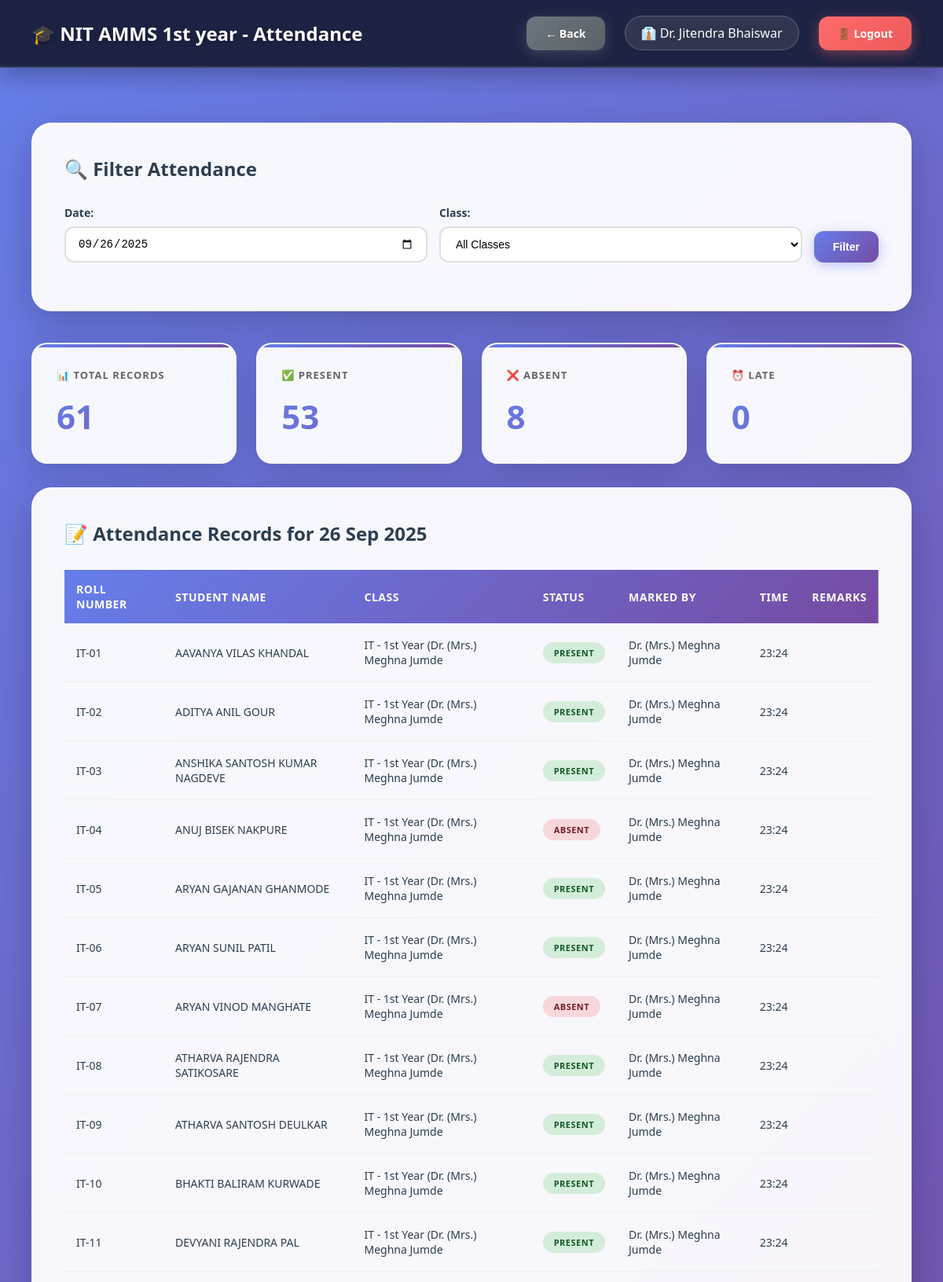
Page /hod/view_department_attendance.php?date=2025-09-26 (signed in, upper part) on the committed database.
### tables this page shows
CREATE TABLE `departments` (
  `id` int(11) NOT NULL,
  `dept_name` varchar(100) NOT NULL,
  `dept_code` varchar(20) NOT NULL,
  `hod_id` int(11) DEFAULT NULL,
  `created_at` timestamp NOT NULL DEFAULT current_timestamp()
);

CREATE TABLE `users` (
  `id` int(11) NOT NULL,
  `username` varchar(50) NOT NULL,
  `password` varchar(255) NOT NULL,
  `full_name` varchar(100) NOT NULL,
  `email` varchar(100) NOT NULL,
  `phone` varchar(15) DEFAULT NULL,
  `photo` varchar(255) DEFAULT NULL,
  `role` enum('admin','hod','teacher') NOT NULL,
  `department_id` int(11) DEFAULT NULL,
  `is_active` tinyint(1) DEFAULT 1,
  `created_at` timestamp NOT NULL DEFAULT current_timestamp()
);

CREATE TABLE `student_attendance` (
  `id` int(11) NOT NULL,
  `student_id` int(11) NOT NULL,
  `class_id` int(11) NOT NULL,
  `attendance_date` date NOT NULL,
  `status` enum('present','absent','late') NOT NULL,
  `remarks` text DEFAULT NULL,
  `marked_by` int(11) NOT NULL,
  `marked_at` timestamp NOT NULL DEFAULT current_timestamp()
);

CREATE TABLE `students` (
  `id` int(11) NOT NULL,
  `roll_number` varchar(50) NOT NULL,
  `full_name` varchar(100) NOT NULL,
  `email` varchar(100) NOT NULL,
  `phone` varchar(15) DEFAULT NULL,
  `photo` varchar(255) DEFAULT NULL,
  `password` varchar(255) NOT NULL,
  `department_id` int(11) NOT NULL,
  `class_id` int(11) NOT NULL,
  `year` int(11) NOT NULL,
  `semester` int(11) NOT NULL,
  `admission_year` varchar(10) DEFAULT NULL,
  `is_active` tinyint(1) DEFAULT 1,
  `created_at` timestamp NOT NULL DEFAULT current_timestamp()
);

CREATE TABLE `classes` (
  `id` int(11) NOT NULL,
  `class_name` varchar(100) NOT NULL,
  `department_id` int(11) NOT NULL,
  `year` int(11) NOT NULL,
  `section` varchar(10) NOT NULL,
  `teacher_id` int(11) NOT NULL,
  `semester` int(11) NOT NULL,
  `academic_year` varchar(20) NOT NULL,
  `created_at` timestamp NOT NULL DEFAULT current_timestamp()
);

### db.php (called while the page is built, shortened)
<?php
$conn = new mysqli(DB_HOST, DB_USER, DB_PASS, DB_NAME);
$conn->set_charset("utf8mb4");
$conn->query("SET time_zone = '+05:30'");
function isLoggedIn() {
    return isset($_SESSION['user_id']) && isset($_SESSION['role']);
}
function getCurrentUser() {
    global $conn;
    $user_id = $_SESSION['user_id'];
    $role = $_SESSION['role'];
    if ($role === 'student') {
        $query = "SELECT * FROM students WHERE id = ?";
    } elseif ($role === 'parent') {
        $query = "SELECT * FROM parents WHERE id = ?";
    } else {
        $query = "SELECT * FROM users WHERE id = ?";
    }
    $stmt = $conn->prepare($query);
    $stmt->bind_param("i", $user_id);
    $stmt->execute();
    $result = $stmt->get_result();
    return $result->fetch_assoc();
}
?>

### hod/view_department_attendance.php (the view, shortened to what this page needs)
<?php
require_once '../db.php';
$user = getCurrentUser();
$department_id = $_SESSION['department_id'];
$dept_query = "SELECT * FROM departments WHERE id = $department_id";
$department = $conn->query($dept_query)->fetch_assoc();
$filter_date = isset($_GET['date']) ? $_GET['date'] : date('Y-m-d');
$where_clauses = ["sa.attendance_date = '$filter_date'", "c.department_id = $department_id"];
$where_sql = implode(' AND ', $where_clauses);
$attendance_query = "SELECT sa.*, s.roll_number, s.full_name as student_name,
                     c.class_name, u.full_name as teacher_name
                     FROM student_attendance sa
                     JOIN students s ON sa.student_id = s.id
                     JOIN classes c ON sa.class_id = c.id
                     JOIN users u ON sa.marked_by = u.id
                     WHERE $where_sql
                     ORDER BY c.class_name, s.roll_number";
$attendance_records = $conn->query($attendance_query);
$stats_query = "SELECT
                COUNT(*) as total,
                SUM(CASE WHEN status = 'present' THEN 1 ELSE 0 END) as present,
                SUM(CASE WHEN status = 'absent' THEN 1 ELSE 0 END) as absent,
                SUM(CASE WHEN status = 'late' THEN 1 ELSE 0 END) as late
                FROM student_attendance sa
                JOIN classes c ON sa.class_id = c.id
                WHERE $where_sql";
$stats_result = $conn->query($stats_query);
$stats = $stats_result->fetch_assoc();
?>
<!DOCTYPE html>
<html lang="en">
<head>
</head>
<body>
    <nav class="navbar">
        <div>
            <h1>🎓 NIT AMMS <?php echo htmlspecialchars($department['dept_name']); ?> - Attendance</h1>
        </div>
        <div class="user-info">
            <a href="index.php" class="btn btn-secondary">← Back</a>
            <span>👔 <?php echo htmlspecialchars($user['full_name']); ?></span>
            <a href="../logout.php" class="btn btn-danger">🚪 Logout</a>
        </div>
    </nav>
    <div class="main-content">
        <div class="table-container" style="margin-bottom: 30px;">
            <h3>🔍 Filter Attendance</h3>
            <form method="GET" style="display: grid; grid-template-columns: 1fr 1fr auto; gap: 15px;">
                <div class="form-group">
                    <label>Date:</label>
                    <input type="date" name="date" value="<?php echo $filter_date; ?>">
                </div>
                <div class="form-group">
                    <label>Class:</label>
                    <select name="class">
                        <option value="">All Classes</option>
                    </select>
                </div>
                <div class="form-group" style="display: flex; align-items: flex-end;">
                    <button type="submit" class="btn btn-primary">Filter</button>
                </div>
            </form>
        </div>
        <div class="stats-grid" style="margin-bottom: 30px;">
            <div class="stat-card">
                <h3>📊 Total Records</h3>
                <div class="stat-value"><?php echo $stats['total']; ?></div>
            </div>
            <div class="stat-card">
                <h3>✅ Present</h3>
                <div class="stat-value" style="color: #28a745;"><?php echo $stats['present']; ?></div>
            </div>
            <div class="stat-card">
                <h3>❌ Absent</h3>
                <div class="stat-value" style="color: #dc3545;"><?php echo $stats['absent']; ?></div>
            </div>
            <div class="stat-card">
                <h3>⏰ Late</h3>
                <div class="stat-value" style="color: #ffc107;"><?php echo $stats['late']; ?></div>
            </div>
        </div>
        <div class="table-container">
            <h3>📝 Attendance Records for <?php echo date('d M Y', strtotime($filter_date)); ?></h3>
            <?php if ($attendance_records->num_rows > 0): ?>
                <table>
                    <thead>
                        <tr>
                            <th>Roll Number</th>
                            <th>Student Name</th>
                            <th>Class</th>
                            <th>Status</th>
                            <th>Marked By</th>
                            <th>Time</th>
                            <th>Remarks</th>
                        </tr>
                    </thead>
                    <tbody>
                        <?php while ($record = $attendance_records->fetch_assoc()): ?>
                        <tr>
                            <td><?php echo htmlspecialchars($record['roll_number']); ?></td>
                            <td><?php echo htmlspecialchars($record['student_name']); ?></td>
                            <td><?php echo htmlspecialchars($record['class_name']); ?></td>
                            <td>
                                <?php
                                $status_class = '';
                                if ($record['status'] === 'present') $status_class = 'badge-success';
                                elseif ($record['status'] === 'absent') $status_class = 'badge-danger';
                                else $status_class = 'badge-warning';
                                ?>
                                <span class="badge <?php echo $status_class; ?>">
                                    <?php echo strtoupper($record['status']); ?>
                                </span>
                            </td>
                            <td><?php echo htmlspecialchars($record['teacher_name']); ?></td>
                            <td><?php echo date('H:i', strtotime($record['marked_at'])); ?></td>
                            <td><?php echo htmlspecialchars($record['remarks'] ?? '-'); ?></td>
                        </tr>
                        <?php endwhile; ?>
                    </tbody>
                </table>
            <?php else: ?>
                <div class="alert alert-info">No attendance records found for the selected filters.</div>
            <?php endif; ?>
        </div>
    </div>
</body>
</html>

### hod/view_department_attendance.php (style rules this page uses)
* { margin: 0; padding: 0; box-sizing: border-box; }
body { background: linear-gradient(135deg, #667eea 0%, #764ba2 50%, #f093fb 100%); min-height: 100vh; font-family: 'Segoe UI', Tahoma, Geneva, Verdana, sans-serif; position: relative; overflow-x: hidden; }
.navbar { background: rgba(26, 31, 58, 0.95); backdrop-filter: blur(20px); padding: 20px 40px; display: flex; justify-content: space-between; align-items: center; box-shadow: 0 8px 32px rgba(0, 0, 0, 0.3); border-bottom: 2px solid rgba(255, 255, 255, 0.1); position: sticky; top: 0; z-index: 1000; }
.navbar h1 { color: white; font-size: 24px; font-weight: 700; text-shadow: 0 2px 10px rgba(0, 0, 0, 0.3); }
.user-info { display: flex; align-items: center; gap: 25px; color: white; }
.user-info span { display: flex; align-items: center; gap: 10px; background: rgba(255, 255, 255, 0.1); padding: 10px 20px; border-radius: 50px; backdrop-filter: blur(10px); border: 1px solid rgba(255, 255, 255, 0.2); }
.main-content { padding: 40px; max-width: 1600px; margin: 0 auto; position: relative; z-index: 1; }
.stats-grid { display: grid; grid-template-columns: repeat(auto-fit, minmax(250px, 1fr)); gap: 25px; margin: 40px 0; }
.stat-card { background: rgba(255, 255, 255, 0.95); backdrop-filter: blur(20px); padding: 30px; border-radius: 20px; box-shadow: 0 10px 40px rgba(0, 0, 0, 0.15); position: relative; overflow: hidden; transition: all 0.4s cubic-bezier(0.4, 0, 0.2, 1); border: 2px solid rgba(255, 255, 255, 0.5); }
.stat-card::before { content: ''; position: absolute; top: 0; left: 0; width: 100%; height: 4px; background: linear-gradient(90deg, #667eea, #764ba2, #f093fb); background-size: 200% 100%; animation: gradientShift 3s ease infinite; }
.stat-card h3 { color: #666; font-size: 13px; font-weight: 600; text-transform: uppercase; letter-spacing: 1px; margin-bottom: 15px; }
.stat-value { font-size: 42px; font-weight: 800; background: linear-gradient(135deg, #667eea, #764ba2); -webkit-background-clip: text; -webkit-text-fill-color: transparent; }
.table-container { background: rgba(255, 255, 255, 0.95); backdrop-filter: blur(20px); border-radius: 25px; padding: 40px; box-shadow: 0 15px 50px rgba(0, 0, 0, 0.2); margin: 30px 0; border: 2px solid rgba(255, 255, 255, 0.5); }
.table-container h3 { font-size: 24px; font-weight: 700; color: #2c3e50; margin-bottom: 30px; display: flex; align-items: center; gap: 10px; }
.form-group { margin-bottom: 20px; }
.form-group label { display: block; margin-bottom: 8px; font-weight: 600; color: #2c3e50; font-size: 14px; }
.form-group input, .form-group select { width: 100%; padding: 12px 15px; border: 2px solid #e0e0e0; border-radius: 12px; font-size: 14px; transition: all 0.3s; background: white; }
table { width: 100%; border-collapse: collapse; }
thead { background: linear-gradient(135deg, #667eea, #764ba2); }
thead th { padding: 15px; color: white; font-weight: 600; text-align: left; font-size: 14px; text-transform: uppercase; letter-spacing: 0.5px; }
tbody tr { border-bottom: 1px solid #f0f0f0; transition: all 0.3s; }
tbody td { padding: 18px 15px; color: #2c3e50; font-size: 14px; }
.badge { padding: 6px 14px; border-radius: 20px; font-size: 11px; font-weight: 700; text-transform: uppercase; letter-spacing: 0.5px; display: inline-block; }
.badge-success { background: #d4edda; color: #155724; }
.badge-danger { background: #f8d7da; color: #721c24; }
.btn { padding: 12px 24px; border-radius: 12px; text-decoration: none; font-weight: 600; transition: all 0.3s; display: inline-block; border: none; cursor: pointer; font-size: 14px; }
.btn-primary { background: linear-gradient(135deg, #667eea, #764ba2); color: white; box-shadow: 0 4px 15px rgba(102, 126, 234, 0.4); }
.btn-secondary { background: linear-gradient(135deg, #6c757d, #5a6268); color: white; box-shadow: 0 4px 15px rgba(108, 117, 125, 0.4); }
.btn-danger { background: linear-gradient(135deg, #ff6b6b, #ee5a5a); color: white; box-shadow: 0 4px 15px rgba(255, 107, 107, 0.4); }

### rows in the picture
departments: dept_name "1st year"
users: full_name "Dr. Jitendra Bhaiswar"
student_attendance: students.roll_number "IT-01", students.full_name "AAVANYA VILAS KHANDAL", class.class_name "IT - 1st Year (Dr. (Mrs.) Meghna Jumde", status "PRESENT", users.full_name "Dr. (Mrs.) Meghna Jumde", marked_at "23:24"
student_attendance: students.roll_number "IT-02", students.full_name "ADITYA ANIL GOUR", class.class_name "IT - 1st Year (Dr. (Mrs.) Meghna Jumde", status "PRESENT", users.full_name "Dr. (Mrs.) Meghna Jumde", marked_at "23:24"
student_attendance: students.roll_number "IT-03", students.full_name "ANSHIKA SANTOSH KUMAR NAGDEVE", class.class_name "IT - 1st Year (Dr. (Mrs.) Meghna Jumde", status "PRESENT", users.full_name "Dr. (Mrs.) Meghna Jumde", marked_at "23:24"
student_attendance: students.roll_number "IT-04", students.full_name "ANUJ BISEK NAKPURE", class.class_name "IT - 1st Year (Dr. (Mrs.) Meghna Jumde", status "ABSENT", users.full_name "Dr. (Mrs.) Meghna Jumde", marked_at "23:24"
student_attendance: students.roll_number "IT-05", students.full_name "ARYAN GAJANAN GHANMODE", class.class_name "IT - 1st Year (Dr. (Mrs.) Meghna Jumde", status "PRESENT", users.full_name "Dr. (Mrs.) Meghna Jumde", marked_at "23:24"
student_attendance: students.roll_number "IT-06", students.full_name "ARYAN SUNIL PATIL", class.class_name "IT - 1st Year (Dr. (Mrs.) Meghna Jumde", status "PRESENT", users.full_name "Dr. (Mrs.) Meghna Jumde", marked_at "23:24"
student_attendance: students.roll_number "IT-07", students.full_name "ARYAN VINOD MANGHATE", class.class_name "IT - 1st Year (Dr. (Mrs.) Meghna Jumde", status "ABSENT", users.full_name "Dr. (Mrs.) Meghna Jumde", marked_at "23:24"
student_attendance: students.roll_number "IT-08", students.full_name "ATHARVA RAJENDRA SATIKOSARE", class.class_name "IT - 1st Year (Dr. (Mrs.) Meghna Jumde", status "PRESENT", users.full_name "Dr. (Mrs.) Meghna Jumde", marked_at "23:24"
student_attendance: students.roll_number "IT-09", students.full_name "ATHARVA SANTOSH DEULKAR", class.class_name "IT - 1st Year (Dr. (Mrs.) Meghna Jumde", status "PRESENT", users.full_name "Dr. (Mrs.) Meghna Jumde", marked_at "23:24"
student_attendance: students.roll_number "IT-10", students.full_name "BHAKTI BALIRAM KURWADE", class.class_name "IT - 1st Year (Dr. (Mrs.) Meghna Jumde", status "PRESENT", users.full_name "Dr. (Mrs.) Meghna Jumde", marked_at "23:24"
student_attendance: students.roll_number "IT-11", students.full_name "DEVYANI RAJENDRA PAL", class.class_name "IT - 1st Year (Dr. (Mrs.) Meghna Jumde", status "PRESENT", users.full_name "Dr. (Mrs.) Meghna Jumde", marked_at "23:24"

### other values in the picture
$stats['total'] "61"
$stats['present'] "53"
$stats['absent'] "8"
$stats['late'] "0"
date('d M Y', strtotime($filter_date)) "26 Sep 2025"
